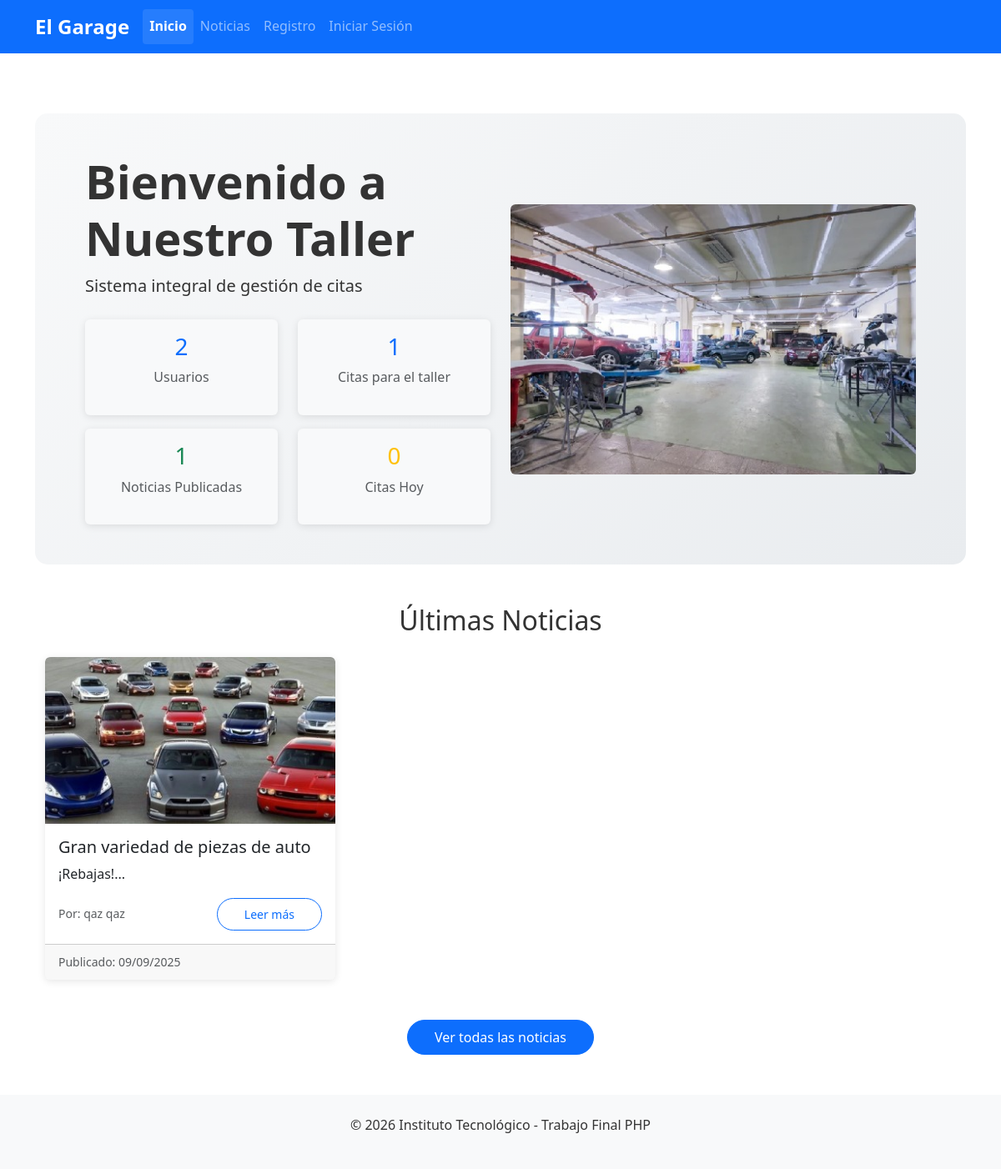
The page / on the database its author committed.
### tables this page shows
CREATE TABLE `noticias` (
  `idNoticia` int(11) NOT NULL,
  `titulo` varchar(255) NOT NULL,
  `imagen` varchar(255) NOT NULL,
  `texto` text NOT NULL,
  `fecha` date NOT NULL,
  `idUser` int(11) NOT NULL
);

CREATE TABLE `users_data` (
  `idUser` int(11) NOT NULL,
  `nombre` varchar(100) NOT NULL,
  `apellidos` varchar(100) NOT NULL,
  `email` varchar(100) NOT NULL,
  `telefono` varchar(20) NOT NULL,
  `fecha_nacimiento` date NOT NULL,
  `direccion` text DEFAULT NULL,
  `sexo` enum('Hombre','Mujer','Otro') DEFAULT NULL
);

### index.php (the view, shortened to what this page needs)
<?php
require 'includes/database.php';
$base_url = rtrim(dirname($_SERVER['SCRIPT_NAME']), '/\\') . '/';
$stmt = $pdo->query("
    SELECT n.*, ud.nombre, ud.apellidos
    FROM noticias n
    JOIN users_data ud ON n.idUser = ud.idUser
    ORDER BY n.fecha DESC
    LIMIT 3
");
$ultimas_noticias = $stmt->fetchAll();
$stats = [
    'total_usuarios' => $pdo->query("SELECT COUNT(*) FROM users_data")->fetchColumn(),
    'total_citas' => $pdo->query("SELECT COUNT(*) FROM citas")->fetchColumn(),
    'total_noticias' => $pdo->query("SELECT COUNT(*) FROM noticias")->fetchColumn(),
    'citas_hoy' => $pdo->query("SELECT COUNT(*) FROM citas WHERE fecha_cita = CURDATE()")->fetchColumn()
];
?>
<!DOCTYPE html>
<html lang="es">
<head>
    <link href="https://cdn.jsdelivr.net/npm/bootstrap@5.3.0/dist/css/bootstrap.min.css" rel="stylesheet">
    <link rel="stylesheet" href="<?= $base_url ?>css/styles.css">
</head>
<body>
    <?php include 'includes/header.php'; ?>
    <div class="container mt-5">
        <div class="row align-items-center main-section mb-5">
            <div class="col-md-6">
                <h1 class="display-4 fw-bold">Bienvenido a Nuestro Taller</h1>
                <p class="lead">Sistema integral de gestión de citas</p>
                <div class="row mt-4">
                    <div class="col-6">
                        <div class="card text-center bg-light">
                            <div class="card-body">
                                <h3 class="text-primary"><?= $stats['total_usuarios'] ?></h3>
                                <p class="text-muted">Usuarios</p>
                            </div>
                        </div>
                    </div>
                    <div class="col-6">
                        <div class="card text-center bg-light">
                            <div class="card-body">
                                <h3 class="text-primary"><?= $stats['total_citas'] ?></h3>
                                <p class="text-muted">Citas para el taller</p>
                            </div>
                        </div>
                    </div>
                </div>
                <div class="row mt-3">
                    <div class="col-6">
                        <div class="card text-center bg-light">
                            <div class="card-body">
                                <h3 class="text-success"><?= $stats['total_noticias'] ?></h3>
                                <p class="text-muted">Noticias Publicadas</p>
                            </div>
                        </div>
                    </div>
                    <div class="col-6">
                        <div class="card text-center bg-light">
                            <div class="card-body">
                                <h3 class="text-warning"><?= $stats['citas_hoy'] ?></h3>
                                <p class="text-muted">Citas Hoy</p>
                            </div>
                        </div>
                    </div>
                </div>
            </div>
            <div class="col-md-6 text-center">
                <img src="<?= $base_url ?>css/foto_main.jpg" alt="Sistema de Gestión" class="img-fluid rounded">
            </div>
        </div>
        <div class="row mt-5">
            <div class="col-12">
                <h2 class="text-center mb-4">Últimas Noticias</h2>
                <?php if (count($ultimas_noticias) > 0): ?>
                    <div class="row">
                        <?php foreach ($ultimas_noticias as $noticia): ?>
                        <div class="col-md-4 mb-4">
                            <div class="card h-100 news-card" data-bs-toggle="modal" data-bs-target="#newsModal"
                                data-title="<?= htmlspecialchars($noticia['titulo']) ?>"
                                data-image="<?= htmlspecialchars($noticia['imagen']) ?>"
                                data-text="<?= htmlspecialchars($noticia['texto']) ?>"
                                data-date="<?= date('d/m/Y', strtotime($noticia['fecha'])) ?>"
                                data-author="<?= htmlspecialchars($noticia['nombre'] . ' ' . $noticia['apellidos']) ?>">
                                <?php if (!empty($noticia['imagen'])): ?>
                                    <img src="<?= $base_url . htmlspecialchars($noticia['imagen']) ?>" class="card-img-top news-image" alt="<?= htmlspecialchars($noticia['titulo']) ?>">
                                <?php else: ?>
                                    <img src="https://via.placeholder.com/800x450?text=Sin+Imagen" class="card-img-top news-image" alt="Sin imagen">
                                <?php endif; ?>
                                <div class="card-body">
                                    <h5 class="card-title"><?= htmlspecialchars($noticia['titulo']) ?></h5>
                                    <p class="card-text">
                                        <?= mb_substr(strip_tags($noticia['texto']), 0, 100) ?>...
                                    </p>
                                    <div class="d-flex justify-content-between align-items-center">
                                        <small class="text-muted">
                                            Por: <?= htmlspecialchars($noticia['nombre'] . ' ' . $noticia['apellidos']) ?>
                                        </small>
                                        <span class="btn btn-sm btn-outline-primary">Leer más</span>
                                    </div>
                                </div>
                                <div class="card-footer">
                                    <small class="text-muted">
                                        Publicado: <?= date('d/m/Y', strtotime($noticia['fecha'])) ?>
                                    </small>
                                </div>
                            </div>
                        </div>
                        <?php endforeach; ?>
                    </div>
                    <div class="text-center mt-4">
                        <a href="<?= $base_url ?>noticias.php" class="btn btn-primary">Ver todas las noticias</a>
                    </div>
                <?php endif; ?>
            </div>
        </div>
    </div>
    <?php include 'includes/footer.php'; ?>
</body>
</html>

### includes/header.php (shortened to what this page needs)
<?php
$current_page = basename($_SERVER['PHP_SELF']);
function isActive($page_name, $current_page) {
    return $page_name === $current_page;
}
?>
<!DOCTYPE html>
<html lang="es">
<head>
    <link href="https://cdn.jsdelivr.net/npm/bootstrap@5.3.0/dist/css/bootstrap.min.css" rel="stylesheet">
    <link rel="stylesheet" href="https://cdnjs.cloudflare.com/ajax/libs/font-awesome/6.0.0/css/all.min.css">
    <link rel="stylesheet" href="<?php echo $base_url; ?>css/styles.css">
</head>
<body>
<nav class="navbar navbar-expand-lg navbar-dark bg-primary">
    <div class="container">
        <a class="navbar-brand" href="<?php echo $base_url; ?>index.php">El Garage</a>
        <div class="collapse navbar-collapse" id="navbarNav">
            <ul class="navbar-nav">
                <li class="nav-item">
                    <a class="nav-link <?php echo isActive('index.php', $current_page) ? 'active' : ''; ?>"
                       href="<?php echo $base_url; ?>index.php">Inicio</a>
                </li>
                <li class="nav-item">
                    <a class="nav-link <?php echo isActive('noticias.php', $current_page) ? 'active' : ''; ?>"
                       href="<?php echo $base_url; ?>noticias.php">Noticias</a>
                </li>
                <?php if (isset($_SESSION['user_id'])): ?>
                    <li class="nav-item">
                        <a class="nav-link <?php echo isActive('perfil.php', $current_page) ? 'active' : ''; ?>"
                           href="<?php echo $base_url; ?>perfil.php">Perfil</a>
                    </li>
                    <?php if ($_SESSION['rol'] === 'user'): ?>
                        <li class="nav-item">
                            <a class="nav-link <?php echo isActive('citaciones.php', $current_page) ? 'active' : ''; ?>"
                               href="<?php echo $base_url; ?>citaciones.php">Citaciones</a>
                        </li>
                    <?php elseif ($_SESSION['rol'] === 'admin'): ?>
                        <li class="nav-item dropdown">
                            <a class="nav-link dropdown-toggle <?php echo (isActive('admin/usuarios-administracion.php', $current_page) ||
                                isActive('admin/citas-administracion.php', $current_page) ||
                                isActive('admin/noticias-administracion.php', $current_page)) ? 'active' : ''; ?>"
                               href="#" role="button" data-bs-toggle="dropdown" aria-expanded="false">
                                Administración
                            </a>
                            <ul class="dropdown-menu">
                                <li>
                                    <a class="dropdown-item <?php echo isActive('admin/usuarios-administracion.php', $current_page) ? 'active' : ''; ?>"
                                       href="<?php echo $base_url; ?>admin/usuarios-administracion.php">Usuarios</a>
                                </li>
                                <li>
                                    <a class="dropdown-item <?php echo isActive('admin/citas-administracion.php', $current_page) ? 'active' : ''; ?>"
                                       href="<?php echo $base_url; ?>admin/citas-administracion.php">Citas</a>
                                </li>
                                <li>
                                    <a class="dropdown-item <?php echo isActive('admin/noticias-administracion.php', $current_page) ? 'active' : ''; ?>"
                                       href="<?php echo $base_url; ?>admin/noticias-administracion.php">Noticias</a>
                                </li>
                            </ul>
                        </li>
                    <?php endif; ?>
                    <li class="nav-item">
                        <a class="nav-link" href="<?php echo $base_url; ?>logout.php">Cerrar Sesión</a>
                    </li>
                <?php else: ?>
                    <li class="nav-item">
                        <a class="nav-link <?php echo isActive('registro.php', $current_page) ? 'active' : ''; ?>"
                           href="<?php echo $base_url; ?>registro.php">Registro</a>
                    </li>
                    <li class="nav-item">
                        <a class="nav-link <?php echo isActive('login.php', $current_page) ? 'active' : ''; ?>"
                           href="<?php echo $base_url; ?>login.php">Iniciar Sesión</a>
                    </li>
                <?php endif; ?>
            </ul>
        </div>
    </div>
</nav>
<div class="container mt-4">

### includes/footer.php
</div>
<footer class="bg-light text-center py-4 mt-5">
    <div class="container">
        <p>&copy; <?= date('Y') ?> Instituto Tecnológico - Trabajo Final PHP</p>
    </div>
</footer>
</body>
</html>

### css/styles.css (style rules this page uses)
body { display: flex; flex-direction: column; min-height: 100vh; font-family: 'Segoe UI', Tahoma, Geneva, Verdana, sans-serif; line-height: 1.6; color: #333; }
.container { flex: 1; }
.main-section { min-height: 60vh; padding: 3rem; background: linear-gradient(135deg, #f8f9fa 0%, #e9ecef 100%); border-radius: 15px; margin-bottom: 2rem; }
.card { transition: all 0.3s ease; border: none; box-shadow: 0 2px 10px rgba(0,0,0,0.1); overflow: hidden; animation: fadeIn 0.6s ease-out; }
.card-img-top { height: 200px; object-fit: cover; object-position: center; width: 100%; transition: transform 0.3s ease; }
.btn { border-radius: 25px; padding: 0.5rem 2rem; font-weight: 500; }
.navbar-brand { font-weight: bold; font-size: 1.5rem; }
.navbar-nav .nav-link.active { font-weight: bold; background-color: rgba(255, 255, 255, 0.1); border-radius: 0.25rem; }
.img-fluid { max-width: 100%; height: auto; }
footer { margin-top: auto; }
.news-image { background: linear-gradient(90deg, #f0f0f0 25%, #e0e0e0 50%, #f0f0f0 75%); background-size: 200% 100%; animation: loading 1.5s infinite; }
.news-card { cursor: pointer; transition: all 0.3s ease; }

### rows shown on the page
noticias: imagen (picture), titulo "Gran variedad de piezas de auto", texto "¡Rebajas!", idUser.apellidos "qaz qaz", fecha "09/09/2025"

### other values the page prints
$stats['total_usuarios'] "2"
$stats['total_citas'] "1"
$stats['total_noticias'] "1"
$stats['citas_hoy'] "0"
